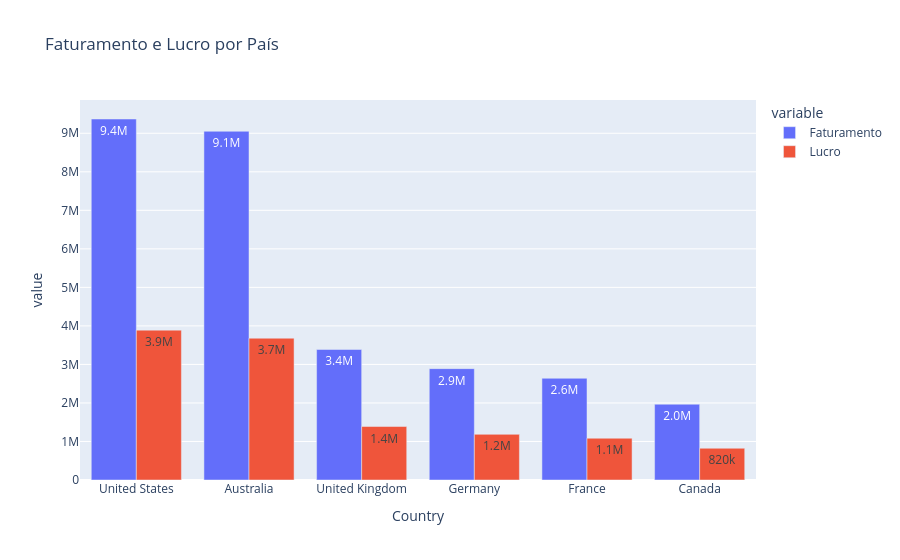

The cell this chart's notebook holds for it:
### Code cell
fig = px.bar(
    df_pais,
    x = 'Country',
    y = ['Faturamento', 'Lucro'],
    barmode = 'group',
    title = 'Faturamento e Lucro por País',
    text_auto= '.2s'
)
fig.show()

### Figure 1 — Plotly figure (JSON) as saved in the notebook; plotly's stock layout.template omitted (floating-point values rounded to 4 significant figures)
{"data": [{"alignmentgroup": "True", "hovertemplate": "variable=Faturamento<br>Country=%{x}<br>value=%{y}<extra></extra>", "legendgroup": "Faturamento", "marker": {"color": "#636efa", "pattern": {"shape": ""}}, "name": "Faturamento", "offsetgroup": "Faturamento", "orientation": "v", "showlegend": true, "textposition": "auto", "texttemplate": "%{y:.2s}", "type": "bar", "x": ["United States", "Australia", "United Kingdom", "Germany", "France", "Canada"], "xaxis": "x", "y": [9370000.0, 9052000.0, 3387000.0, 2891000.0, 2641000.0, 1967000.0], "yaxis": "y"}, {"alignmentgroup": "True", "hovertemplate": "variable=Lucro<br>Country=%{x}<br>value=%{y}<extra></extra>", "legendgroup": "Lucro", "marker": {"color": "#EF553B", "pattern": {"shape": ""}}, "name": "Lucro", "offsetgroup": "Lucro", "orientation": "v", "showlegend": true, "textposition": "auto", "texttemplate": "%{y:.2s}", "type": "bar", "x": ["United States", "Australia", "United Kingdom", "Germany", "France", "Canada"], "xaxis": "x", "y": [3890000.0, 3681000.0, 1388000.0, 1185000.0, 1084000.0, 823800.0], "yaxis": "y"}], "layout": {"barmode": "group", "legend": {"title": {"text": "variable"}, "tracegroupgap": 0}, "title": {"text": "Faturamento e Lucro por País"}, "xaxis": {"anchor": "y", "domain": [0, 1], "title": {"text": "Country"}}, "yaxis": {"anchor": "x", "domain": [0, 1], "title": {"text": "value"}}}}
